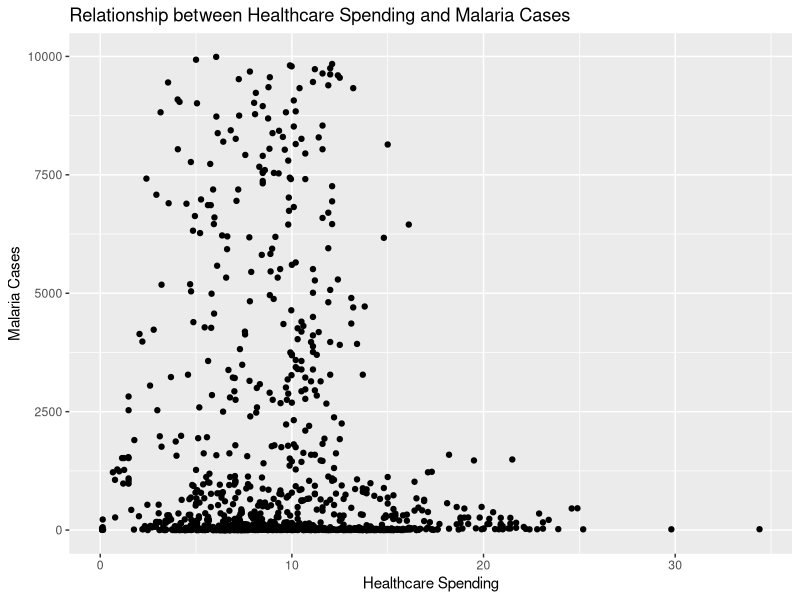
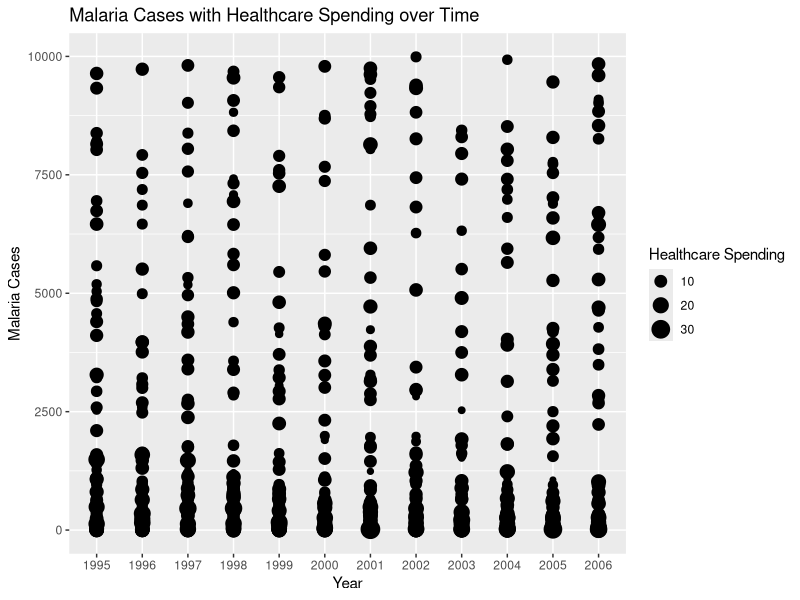

These figures' R source, in order:
## ---- chunk 1
library(tidyverse)
## ---- chunk 2
healthcare_expenditure = read.csv("government_health_spending_of_total_gov_spending_percent.csv")
malaria_cases = read.csv("malaria_cases_per_100000_reported.csv")

## ---- chunk 3

malaria_cases <- malaria_cases |>
  mutate(across(-country, ~ ifelse(str_detect(., "k$"), as.numeric(str_replace(., "k$", "")), as.numeric(.))))

options(scipen = 999)

## ---- chunk 4

malaria_cases <- malaria_cases |>
  pivot_longer(cols = starts_with("X"), 
               names_to = "year",
               values_to = "cases") |>
  mutate(year = str_remove(year, "X"))

## ---- chunk 5

healthcare_expenditure <- healthcare_expenditure |>
  pivot_longer(cols = starts_with("X"), 
               names_to = "year",
               values_to = "spending") |>
  mutate(year = str_remove(year, "X"))

## ---- chunk 6
# 137 entries contain NA values
data <- healthcare_expenditure |>
  inner_join(malaria_cases)
## ---- chunk 7

ggplot(data, aes(x = spending, y = cases)) +
  geom_point() +
  labs(x = "Healthcare Spending", y = "Malaria Cases") +
  ggtitle("Relationship between Healthcare Spending and Malaria Cases")


## ---- chunk 8

ggplot(data, aes(x = year, y = cases, size = spending)) +
  geom_point() +
  labs(x = "Year", y = "Malaria Cases", size = "Healthcare Spending") +
  ggtitle("Malaria Cases with Healthcare Spending over Time") +
  scale_size_continuous(name = "Healthcare Spending")
## ---- chunk 9

## ---- chunk 10

